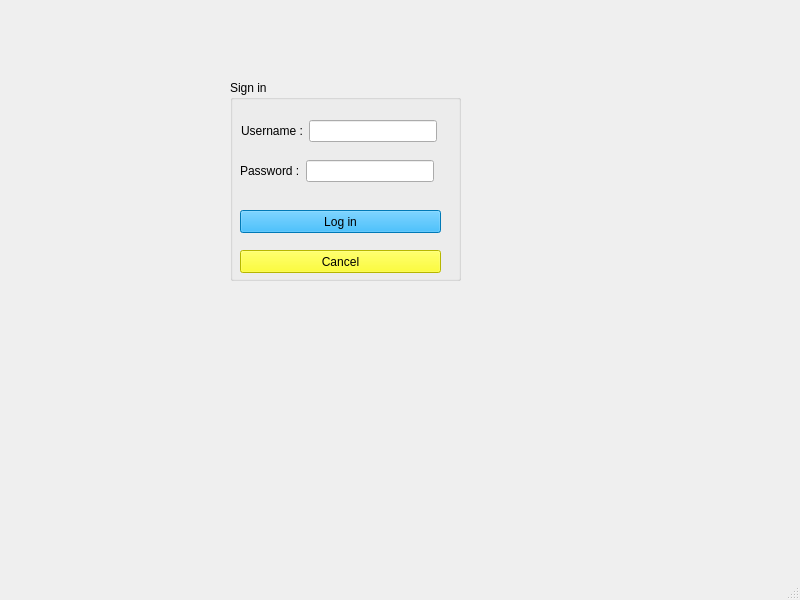
<?xml version="1.0" encoding="UTF-8"?>
<ui version="4.0">
 <class>MainWindow</class>
 <widget class="QMainWindow" name="MainWindow">
  <property name="geometry">
   <rect>
    <x>0</x>
    <y>0</y>
    <width>800</width>
    <height>600</height>
   </rect>
  </property>
  <property name="windowTitle">
   <string>MainWindow</string>
  </property>
  <widget class="QWidget" name="centralwidget">
   <widget class="QGroupBox" name="groupBox">
    <property name="geometry">
     <rect>
      <x>230</x>
      <y>80</y>
      <width>231</width>
      <height>201</height>
     </rect>
    </property>
    <property name="title">
     <string>Sign in</string>
    </property>
    <widget class="QPushButton" name="pushButton_login">
     <property name="geometry">
      <rect>
       <x>10</x>
       <y>130</y>
       <width>201</width>
       <height>23</height>
      </rect>
     </property>
     <property name="styleSheet">
      <string notr="true">
background-color: rgb(0, 170, 255);</string>
     </property>
     <property name="text">
      <string>Log in</string>
     </property>
    </widget>
    <widget class="QPushButton" name="pushButton_cancel">
     <property name="geometry">
      <rect>
       <x>10</x>
       <y>170</y>
       <width>201</width>
       <height>23</height>
      </rect>
     </property>
     <property name="styleSheet">
      <string notr="true">background-color: rgb(255, 255, 0);</string>
     </property>
     <property name="text">
      <string>Cancel</string>
     </property>
    </widget>
    <widget class="QWidget" name="">
     <property name="geometry">
      <rect>
       <x>11</x>
       <y>40</y>
       <width>196</width>
       <height>22</height>
      </rect>
     </property>
     <layout class="QHBoxLayout" name="horizontalLayout">
      <item>
       <widget class="QLabel" name="label_username">
        <property name="text">
         <string>Username :</string>
        </property>
       </widget>
      </item>
      <item>
       <widget class="QLineEdit" name="lineEdit_username"/>
      </item>
     </layout>
    </widget>
    <widget class="QWidget" name="">
     <property name="geometry">
      <rect>
       <x>10</x>
       <y>80</y>
       <width>194</width>
       <height>22</height>
      </rect>
     </property>
     <layout class="QHBoxLayout" name="horizontalLayout_2">
      <item>
       <widget class="QLabel" name="label">
        <property name="text">
         <string>Password :</string>
        </property>
       </widget>
      </item>
      <item>
       <widget class="QLineEdit" name="lineEdit_password">
        <property name="echoMode">
         <enum>QLineEdit::Password</enum>
        </property>
       </widget>
      </item>
     </layout>
    </widget>
   </widget>
  </widget>
  <widget class="QMenuBar" name="menubar">
   <property name="geometry">
    <rect>
     <x>0</x>
     <y>0</y>
     <width>800</width>
     <height>21</height>
    </rect>
   </property>
  </widget>
  <widget class="QStatusBar" name="statusbar"/>
 </widget>
 <resources/>
 <connections/>
</ui>
